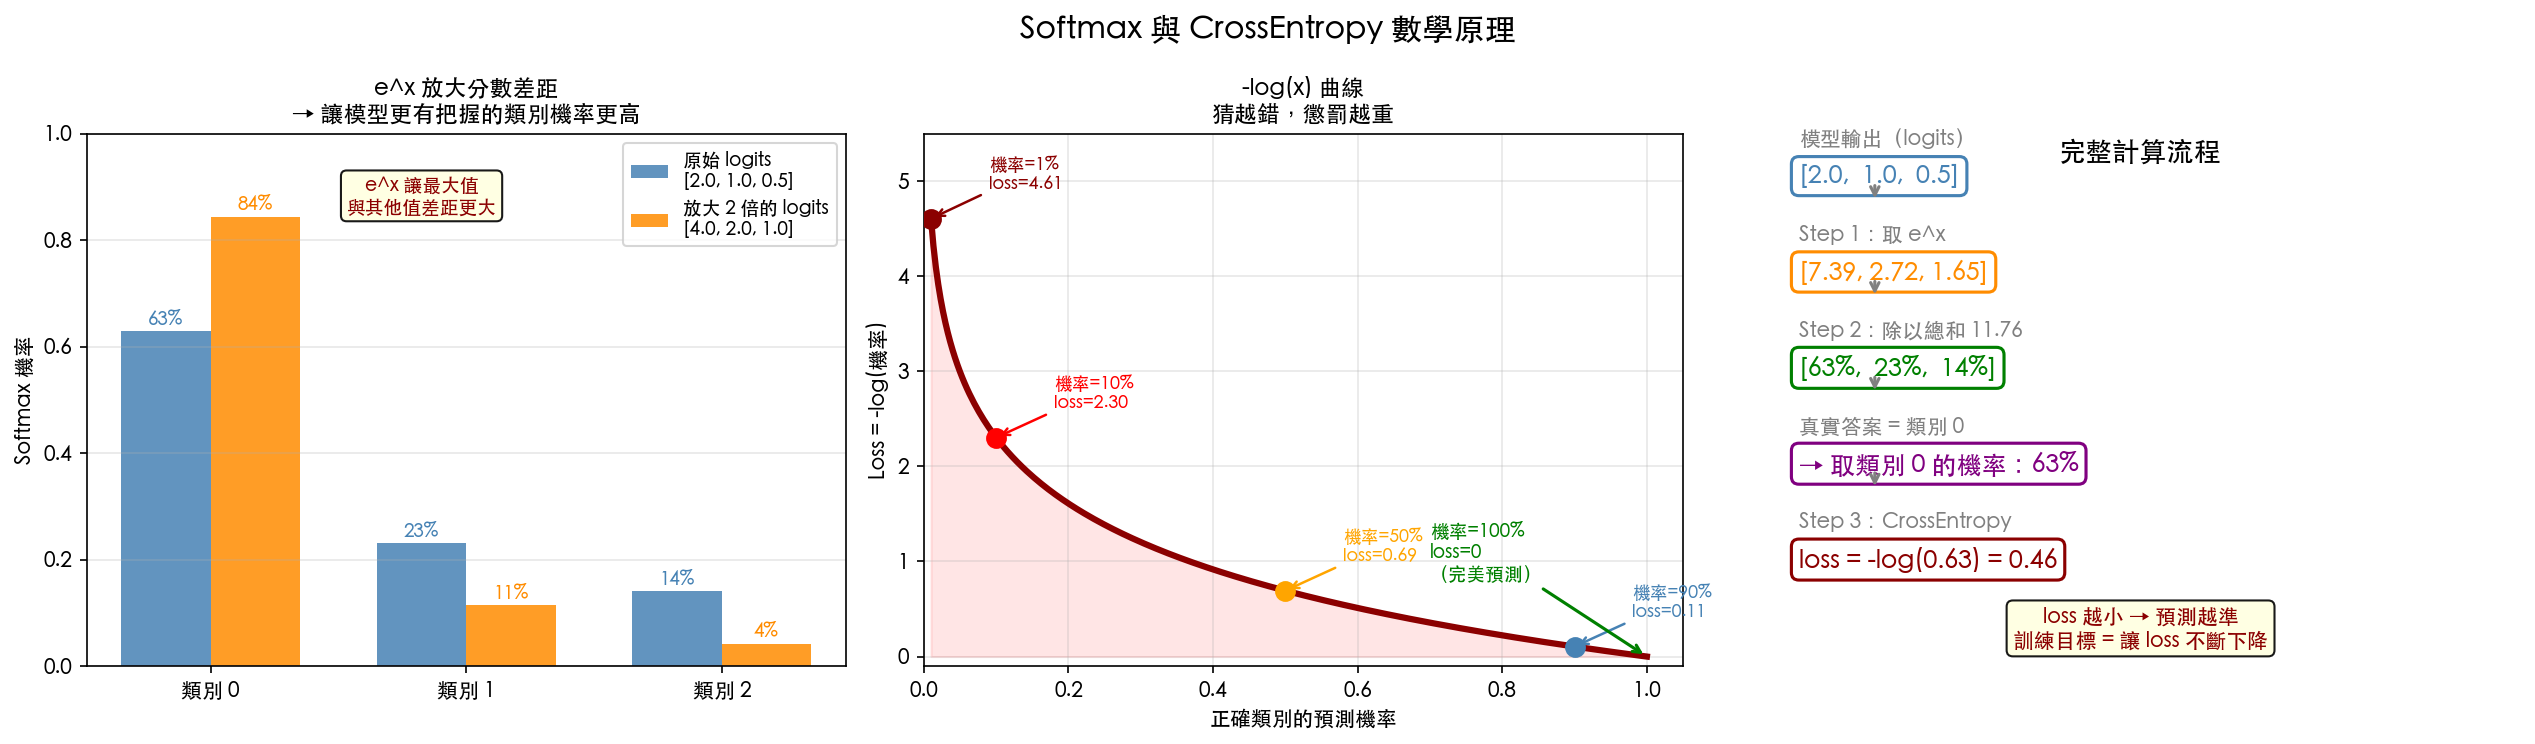

Here is the Python script that generated this plot:
import numpy as np
import matplotlib.pyplot as plt
import matplotlib.font_manager as fm

font_path = "/System/Library/Fonts/STHeiti Medium.ttc"
fm.fontManager.addfont(font_path)
plt.rcParams['font.family'] = fm.FontProperties(fname=font_path).get_name()
plt.rcParams['axes.unicode_minus'] = False

fig, axes = plt.subplots(1, 3, figsize=(17, 5))
fig.suptitle("Softmax 與 CrossEntropy 數學原理", fontsize=15, fontweight='bold')

# ─────────────────────────────────────────
# 圖 1：e^x 放大差距
# ─────────────────────────────────────────
ax = axes[0]

logits_sets = [
    ([2.0, 1.0, 0.5], '原始 logits\n[2.0, 1.0, 0.5]'),
    ([4.0, 2.0, 1.0], '放大 2 倍的 logits\n[4.0, 2.0, 1.0]'),
]

x = np.array([0, 1, 2])
width = 0.35

for i, (logits, label) in enumerate(logits_sets):
    logits = np.array(logits)
    exp_vals = np.exp(logits)
    softmax = exp_vals / exp_vals.sum()
    bars = ax.bar(x + i * width, softmax, width,
                  label=label, alpha=0.85,
                  color=['steelblue', 'darkorange'][i])
    for bar, val in zip(bars, softmax):
        ax.text(bar.get_x() + bar.get_width()/2,
                bar.get_height() + 0.01,
                f'{val:.0%}', ha='center', fontsize=9,
                color=['steelblue', 'darkorange'][i], fontweight='bold')

ax.set_xticks(x + width/2)
ax.set_xticklabels(['類別 0', '類別 1', '類別 2'])
ax.set_title("e^x 放大分數差距\n→ 讓模型更有把握的類別機率更高", fontsize=11, fontweight='bold')
ax.set_ylabel("Softmax 機率")
ax.legend(fontsize=9)
ax.set_ylim(0, 1.0)
ax.grid(True, alpha=0.3, axis='y')
ax.text(1, 0.85, 'e^x 讓最大值\n與其他值差距更大',
        ha='center', fontsize=9, color='darkred',
        bbox=dict(boxstyle='round', facecolor='lightyellow', alpha=0.9))

# ─────────────────────────────────────────
# 圖 2：-log(x) 曲線
# ─────────────────────────────────────────
ax = axes[1]

p = np.linspace(0.01, 1.0, 300)
loss = -np.log(p)

ax.plot(p, loss, color='darkred', lw=3)
ax.fill_between(p, loss, alpha=0.1, color='red')

# 標記幾個關鍵點
key_points = [(0.9, 'steelblue'), (0.5, 'orange'), (0.1, 'red'), (0.01, 'darkred')]
for prob, color in key_points:
    l = -np.log(prob)
    ax.plot(prob, l, 'o', color=color, markersize=9, zorder=5)
    ax.annotate(f'機率={prob:.0%}\nloss={l:.2f}',
                xy=(prob, l), xytext=(prob + 0.08, l + 0.3),
                fontsize=8.5, color=color,
                arrowprops=dict(arrowstyle='->', color=color, lw=1.2))

ax.set_xlim(0, 1.05)
ax.set_ylim(-0.1, 5.5)
ax.set_xlabel("正確類別的預測機率")
ax.set_ylabel("Loss = -log(機率)")
ax.set_title("-log(x) 曲線\n猜越錯，懲罰越重", fontsize=11, fontweight='bold')
ax.grid(True, alpha=0.3)

ax.annotate('機率=100%\nloss=0\n（完美預測）',
            xy=(1.0, 0), xytext=(0.7, 0.8),
            fontsize=9, color='green', fontweight='bold',
            arrowprops=dict(arrowstyle='->', color='green', lw=1.5))

# ─────────────────────────────────────────
# 圖 3：完整流程
# ─────────────────────────────────────────
ax = axes[2]
ax.axis('off')

flow = [
    ("模型輸出（logits）", "[2.0,  1.0,  0.5]", 'steelblue', 0.92),
    ("Step 1：取 e^x", "[7.39, 2.72, 1.65]", 'darkorange', 0.74),
    ("Step 2：除以總和 11.76", "[63%,  23%,  14%]", 'green', 0.56),
    ("真實答案 = 類別 0", "→ 取類別 0 的機率：63%", 'purple', 0.38),
    ("Step 3：CrossEntropy", "loss = -log(0.63) = 0.46", 'darkred', 0.20),
]

ax.text(0.5, 0.99, "完整計算流程", ha='center', va='top',
        fontsize=13, fontweight='bold', transform=ax.transAxes)

for label, value, color, y in flow:
    ax.text(0.05, y + 0.07, label, ha='left', va='center',
            fontsize=10, color='gray', transform=ax.transAxes)
    ax.text(0.05, y, value, ha='left', va='center',
            fontsize=12, color=color, fontweight='bold',
            transform=ax.transAxes,
            bbox=dict(boxstyle='round,pad=0.3', facecolor='white',
                      edgecolor=color, linewidth=1.5))
    if y > 0.20:
        ax.annotate('', xy=(0.15, y - 0.05), xytext=(0.15, y - 0.01),
                    xycoords='axes fraction', textcoords='axes fraction',
                    arrowprops=dict(arrowstyle='->', color='gray', lw=1.5))

ax.text(0.5, 0.03,
        "loss 越小 → 預測越準\n訓練目標 = 讓 loss 不斷下降",
        ha='center', va='bottom', fontsize=10,
        color='darkred', fontstyle='italic',
        transform=ax.transAxes,
        bbox=dict(boxstyle='round', facecolor='lightyellow', alpha=0.9))

plt.tight_layout()
plt.savefig("/Users/songlin.chen/Documents/MLops/phase2/explain_softmax_cross.png",
            dpi=150, bbox_inches='tight')
print("圖片儲存完成")
